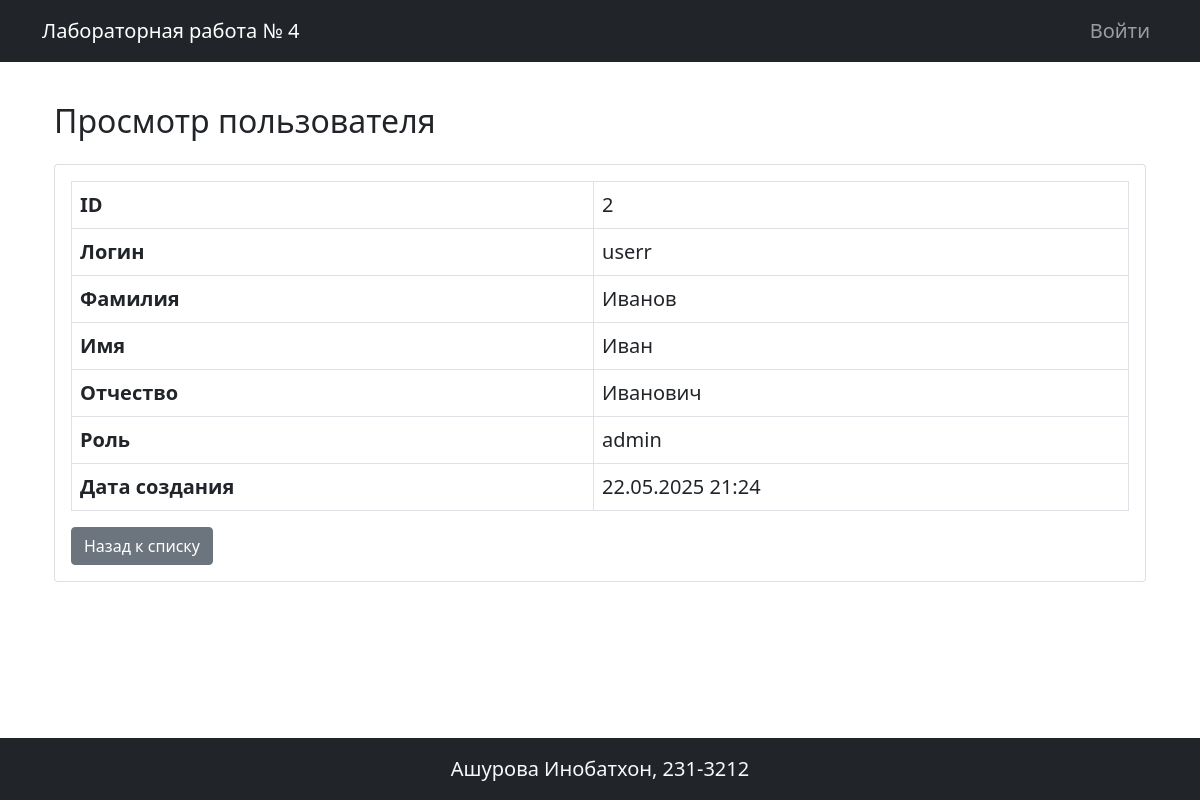
The page /users/2 on the database its author committed.
### app.py (models this page shows)
class User(db.Model, UserMixin):
    id = db.Column(db.Integer, primary_key=True)
    username = db.Column(db.String(50), unique=True, nullable=False)
    password_hash = db.Column(db.String(128), nullable=False)
    last_name = db.Column(db.String(50))
    first_name = db.Column(db.String(50), nullable=False)
    middle_name = db.Column(db.String(50))
    role_id = db.Column(db.Integer, db.ForeignKey('role.id'))
    role = db.relationship('Role', backref='users')
    created_at = db.Column(db.DateTime, default=datetime.utcnow)

class Role(db.Model):
    id = db.Column(db.Integer, primary_key=True)
    name = db.Column(db.String(50), nullable=False)
    description = db.Column(db.String(200))

### app.py (the view)
@app.route('/users/<int:id>')
def view_user(id):
    user = User.query.get_or_404(id)
    return render_template('view_user.html', user=user)

### templates/view_user.html (shortened to what this page needs)
{% extends "base.html" %}
{% block content %}
<div class="container">
    <h2 class="my-4">Просмотр пользователя</h2>
    <div class="card">
        <div class="card-body">
            <table class="table table-bordered">
                <tbody>
                    <tr>
                        <th scope="row">ID</th>
                        <td>{{ user.id }}</td>
                    </tr>
                    <tr>
                        <th scope="row">Логин</th>
                        <td>{{ user.username }}</td>
                    </tr>
                    <tr>
                        <th scope="row">Фамилия</th>
                        <td>{{ user.last_name if user.last_name else '-' }}</td>
                    </tr>
                    <tr>
                        <th scope="row">Имя</th>
                        <td>{{ user.first_name }}</td>
                    </tr>
                    <tr>
                        <th scope="row">Отчество</th>
                        <td>{{ user.middle_name if user.middle_name else '-' }}</td>
                    </tr>
                    <tr>
                        <th scope="row">Роль</th>
                        <td>{{ user.role.name if user.role else '-' }}</td>
                    </tr>
                    <tr>
                        <th scope="row">Дата создания</th>
                        <td>{{ user.created_at.strftime('%d.%m.%Y %H:%M') }}</td>
                    </tr>
                </tbody>
            </table>
            <div class="mt-3">
                <a href="{{ url_for('index') }}" class="btn btn-secondary">Назад к списку</a>
            </div>
        </div>
    </div>
</div>
{% endblock %}

### static/styles.css (style rules this page uses)
body { font-size: 1.25rem; display: grid; grid-template-rows: auto 1fr auto; height: 100vh; margin: 0; }

### rows shown on the page
User: id "2", username "userr", last_name "Иванов", first_name "Иван", middle_name "Иванович", created_at "22.05.2025 21:24"
Role: role "admin"
